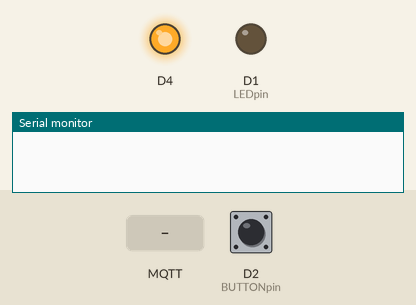
The sketch below on a simulated ESP8266 (NodeMCU). Shown: output pins drawn as LEDs (lit = HIGH), the last lines printed to the serial monitor. The inputs (shaded band) are chosen by the test bench; at power-on: D2 (BUTTONpin) HIGH. WiFi joins after 1.5 s; servers stay silent unless stated; EEPROM starts erased; no MQTT or app messages arrive unless stated.

Above: at 3.2 s.
3.3 s: MQTT message "1" arrives on the first subscribed topic
At 4.1 s:
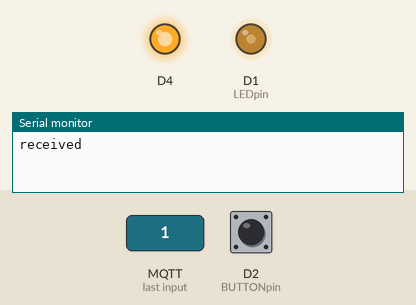
4.8 s: D2 (BUTTONpin) pulled LOW for 0.15 s
At 6.0 s:
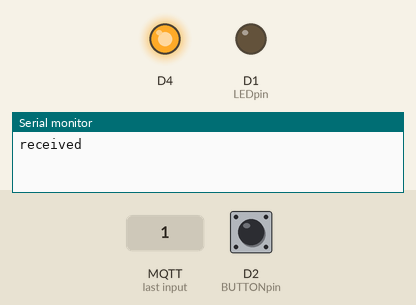
8.9 s: MQTT message "0" arrives on the first subscribed topic
At 9.6 s:
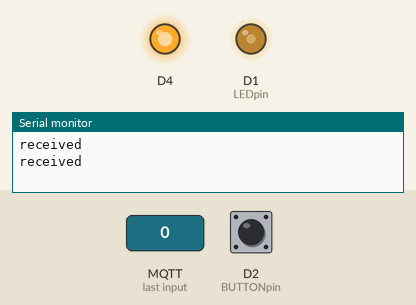
Timing chart, 0 to 11.4 s (numbered marks = the images above; inputs shaded):
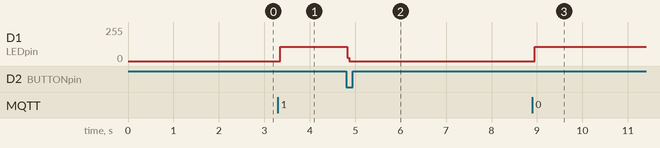

The sketch:

his-hers.ino
```cpp
#include "wifi_setup.h"
#include "message_handler.h"

bool portalMode = true;
int currentState = 1;
int lastState = 1; //defaults to high value because 0 means the button is pressed
uint8_t LEDpin = D1;
uint8_t BUTTONpin = D2;

void ICACHE_RAM_ATTR ISR() { //callback for when button is pressed
  if(mqtt_received() == true) {
    mqtt_set_received(false);
  }
  else {
    mqtt_send();
  }
}

void setup() {
  pinMode(BUTTONpin, INPUT_PULLUP);
  wifi_init(); //try and connect to wifi; wait and if we're unconnected open the setup portal

  for (int i = 0; i <= 30; i++) { //this lets us wait just as long as we need to, rather than a full 30 seconds
    if (WiFi.status() == WL_CONNECTED) {
      portalMode = false;
      break;
    }
    else {
      delay(1000);
    }
  }

  //if we didn't make a connection or we boot into setup mode turn on the onboard led and open the portal. otherwise, connect to the mqtt server
  if (portalMode or digitalRead(BUTTONpin) == LOW) {
    pinMode(2, OUTPUT);
    digitalWrite(2, LOW);
    portal_init();
    portalMode = true;
  }
  else {
    mqtt_connect();
    attachInterrupt(digitalPinToInterrupt(BUTTONpin), ISR, FALLING); //attach the callback for our button
  }
}

void loop() {
  if (portalMode == false) {
    mqtt_loop(); //recieve and publish any messages we need to

    if (mqtt_received() == true) {
      for (int i = 0; i < 255; i++) {
        if (!mqtt_received()) break; //we have to check in here too because if we don't the led will continue looping even while the button is pressed
        analogWrite(LEDpin, i);
      }
      for (int i = 255; i > 0; i--) {
        if (!mqtt_received()) break;
        analogWrite(LEDpin, i);
      }
    }
    else {
      analogWrite(LEDpin, 0);
    }
  }
  else { //handle_client calls the functions for handling the AP and DNS server when in setup mode
    handle_client();
  }
}
```

message_handler.cpp
```cpp
#include "message_handler.h"

bool received = false;
const char* mqtt_server = "broker_address";
const char* mqtt_user = "client_name"; //we dont actually need a username because we use an unauthenticated and public broker, we can just use it as a clientID
WiFiClient wifiClient;
PubSubClient client(mqtt_server, (int)1883, callback, wifiClient);


void mqtt_connect() {
  while (!client.connected()) {
    pinMode(2, OUTPUT);
    digitalWrite(2, LOW);

    if (!client.connect(mqtt_user)) {
      delay(5000);
    }
    else {
      pinMode(2, OUTPUT);
      digitalWrite(2, HIGH);
    }
  }
  client.subscribe("hishers/signals", 1);
}

void mqtt_loop() {
  if (!client.connected()) {
    mqtt_connect();
  }
  client.loop();
}

bool mqtt_send() {
  if (!client.connected()) {
    mqtt_connect();
  }
  received = false;
  Serial.println("sent");
  return client.publish("hishers/signals", mqtt_user, 2);
}

void mqtt_set_received(bool tf) {
  received = tf;
}

bool mqtt_received() {
  return received;
}

void callback(char* topic, byte* payload, unsigned int length) {
  char payloadChars[length+1];

  for (int i = 0; i < length; i++) {
    payloadChars[i] = (char)payload[i];
  }
  payloadChars[length] = '\0';

  Serial.println("received");
  //all payloads sent are just mqtt_user, so if the payload is different than our mqtt_user it came from a different board
  if (strcmp(payloadChars, mqtt_user) != 0) {
    received = true;
  }
}
```

message_handler.h
```cpp
#ifndef MESSAGE_HANDLER_H
#define MESSAGE_HANDLER_H
#include <Arduino.h>
#include <PubSubClient.h>
#include <ESP8266WiFi.h>

void callback(char* topic, byte* payload, unsigned int length);
void mqtt_connect();
void mqtt_loop();
bool mqtt_send();
bool mqtt_received();
void mqtt_set_received(bool tf);

#endif
```

wifi_setup.cpp
```cpp
#include "wifi_setup.h"

// Thank you MrDIYLab for the code posted here, I am far too lazy to write my own
// css / html for a settings portal, and this is helping me get started quicker.
// >> https://www.instructables.com/How-to-Add-a-Setup-Portal-to-ESP8266-Projects/ <<

ESP8266WebServer server(80);
IPAddress ap_ip(192, 168, 1, 150);
const byte dns_port = 53;
DNSServer dnsServer;

struct settings {
  char ssid[30];
  char password[30];
} user_wifi = {};

void wifi_init() {
  EEPROM.begin(sizeof(struct settings));
  EEPROM.get(0, user_wifi);

  WiFi.mode(WIFI_STA);
  WiFi.begin(user_wifi.ssid, user_wifi.password);
}

void portal_init() {
  WiFi.mode(WIFI_AP);
  WiFi.softAPConfig(ap_ip, ap_ip, IPAddress(255, 255, 255, 0));
  WiFi.softAP("his/hers-setup");

  dnsServer.start(dns_port, "*", ap_ip);
  server.on("/", handle_portal);
  server.onNotFound(handle_portal);
  server.begin();
}

void handle_portal() {
  if (server.method() == HTTP_POST) {
    strncpy(user_wifi.ssid, server.arg("ssid").c_str(), sizeof(user_wifi.ssid));
    strncpy(user_wifi.password,server.arg("password").c_str(), sizeof(user_wifi.password));
    user_wifi.ssid[server.arg("ssid").length()] = user_wifi.password[server.arg("password").length()] = '\0';
    EEPROM.put(0, user_wifi);
    EEPROM.commit();
    server.send(200, "text/html", "<!doctype html><html lang='en'><head><meta charset='utf-8'><meta name='viewport' content='width=device-width, initial-scale=1'><title>Wifi Setup</title><style>*,::after,::before{box-sizing:border-box;}body{margin:0;font-family:'Segoe UI',Roboto,'Helvetica Neue',Arial,'Noto Sans','Liberation Sans';font-size:1rem;font-weight:400;line-height:1.5;color:#212529;background-color:#f5f5f5;}.form-control{display:block;width:100%;height:calc(1.5em + .75rem + 2px);border:1px solid #ced4da;}button{border:1px solid transparent;color:#fff;background-color:#007bff;border-color:#007bff;padding:.5rem 1rem;font-size:1.25rem;line-height:1.5;border-radius:.3rem;width:100%}.form-signin{width:100%;max-width:400px;padding:15px;margin:auto;}h1,p{text-align: center}</style> </head> <body><main class='form-signin'> <h1>Wifi Setup</h1> <br/> <p>Your settings have been saved successfully!<br />Please restart the device.</p></main></body></html>" );
  } else {
    server.send(200, "text/html", "<!doctype html><html lang='en'><head><meta charset='utf-8'><meta name='viewport' content='width=device-width, initial-scale=1'><title>Wifi Setup</title> <style>*,::after,::before{box-sizing:border-box;}body{margin:0;font-family:'Segoe UI',Roboto,'Helvetica Neue',Arial,'Noto Sans','Liberation Sans';font-size:1rem;font-weight:400;line-height:1.5;color:#212529;background-color:#f5f5f5;}.form-control{display:block;width:100%;height:calc(1.5em + .75rem + 2px);border:1px solid #ced4da;}button{cursor: pointer;border:1px solid transparent;color:#fff;background-color:#007bff;border-color:#007bff;padding:.5rem 1rem;font-size:1.25rem;line-height:1.5;border-radius:.3rem;width:100%}.form-signin{width:100%;max-width:400px;padding:15px;margin:auto;}h1{text-align: center}</style> </head> <body><main class='form-signin'> <form action='/' method='post'> <h1 class=''>Wifi Setup: " + WiFi.macAddress() + "</h1><br/><div class='form-floating'><label>SSID</label><input type='text' class='form-control' name='ssid'> </div><div class='form-floating'><br/><label>Password</label><input type='password' class='form-control' name='password'></div><br/><br/><button type='submit'>Save</button><p style='text-align: right'><a href='https://www.mrdiy.ca' style='color: #32C5FF'>mrdiy.ca</a></p></form></main> </body></html>" );
  }
}

void handle_client() {
  dnsServer.processNextRequest();
  server.handleClient();
}
```

wifi_setup.h
```cpp
#ifndef WIFI_SETUP_H
#define WIFI_SETUP_H
#include <Arduino.h>
#include <ESP8266WiFi.h>
#include <ESP8266WebServer.h>
#include <EEPROM.h>
#include <DNSServer.h>

void portal_init();
void handle_portal();
void wifi_init();
void handle_client();

#endif
```

Measured:
- after the input at 3.3 s, D1 (LEDpin): 0/255 → 108/255 after 0.05 s
- after the input at 4.8 s, D1 (LEDpin): 108/255 → 0/255 at once
- after the input at 8.9 s, D1 (LEDpin): 0/255 → 108/255 after 0.05 s
